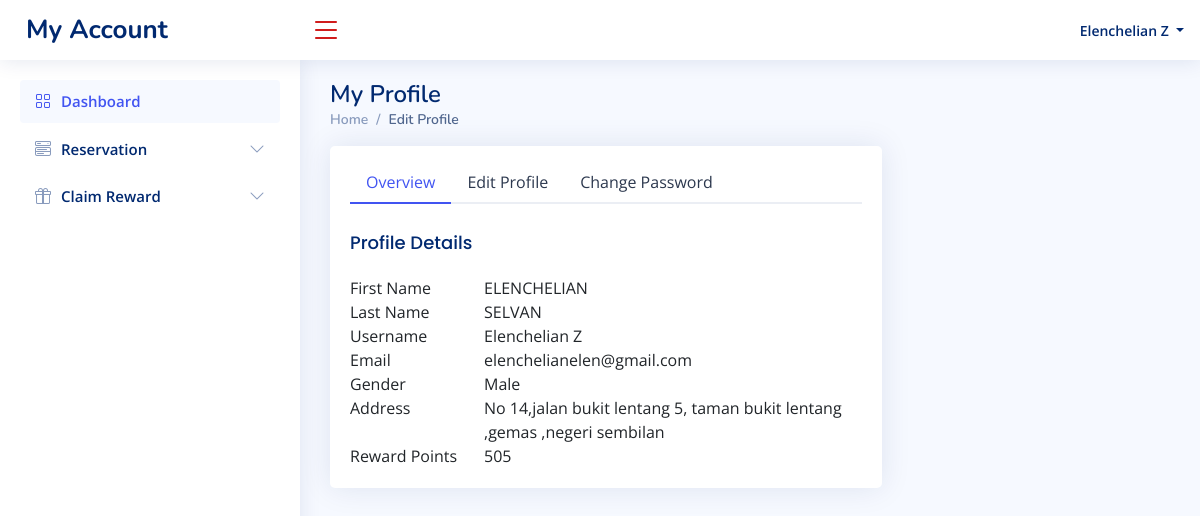
Screenshot of /User/edit_profile.php (signed in) with the database file from the repository.
### tables this page shows
CREATE TABLE `user` (
  `id` int(255) NOT NULL,
  `firstname` varchar(255) NOT NULL,
  `lastname` varchar(255) NOT NULL,
  `username` varchar(255) NOT NULL,
  `email` varchar(255) NOT NULL,
  `gender` varchar(255) NOT NULL,
  `address` varchar(255) NOT NULL,
  `password` varchar(255) NOT NULL,
  `reward_points` varchar(255) NOT NULL
);

### User/edit_profile.php (the view, shortened to what this page needs)
<?php
require_once 'pdo.php';
$conn = mysqli_connect("localhost", "root", "", "salon");
?>
<!DOCTYPE html>
<html lang="en">
<head>
  <link href="assets/vendor/bootstrap/css/bootstrap.min.css" rel="stylesheet">
  <link href="assets/vendor/bootstrap-icons/bootstrap-icons.css" rel="stylesheet">
  <link href="assets/vendor/boxicons/css/boxicons.min.css" rel="stylesheet">
  <link href="assets/vendor/quill/quill.snow.css" rel="stylesheet">
  <link href="assets/vendor/quill/quill.bubble.css" rel="stylesheet">
  <link href="assets/vendor/remixicon/remixicon.css" rel="stylesheet">
  <link href="assets/vendor/simple-datatables/style.css" rel="stylesheet">
  <link href="assets/css/style.css" rel="stylesheet">
</head>
<body>
  <header id="header" class="header fixed-top d-flex align-items-center">
    <div class="d-flex align-items-center justify-content-between">
      <a href="dashboard.php" class="logo d-flex align-items-center">
        <span class="d-none d-lg-block">My Account</span>
      </a>
      <i class="bi bi-list toggle-sidebar-btn"></i>
    </div>
    <nav class="header-nav ms-auto">
      <?php
      $sql = "SELECT * FROM user WHERE email='{$_SESSION["email"]}'";
      $result = mysqli_query($conn, $sql);
      if (mysqli_num_rows($result) > 0) {
        while ($row = mysqli_fetch_assoc($result)) {
      ?>
      <ul class="d-flex align-items-center">
        <li class="nav-item dropdown pe-3">
          <a class="nav-link nav-profile d-flex align-items-center pe-0" href="#" data-bs-toggle="dropdown">
            <span class="d-none d-md-block dropdown-toggle ps-2"><?php echo $row['username']; ?></span>
          </a>
        </li>
      </ul>
      <?php
        }
      }
      ?>
    </nav>
  </header>
  <aside id="sidebar" class="sidebar">
    <ul class="sidebar-nav" id="sidebar-nav">
      <li class="nav-item">
        <a class="nav-link " href="dashboard.php">
          <i class="bi bi-grid"></i>
          <span>Dashboard</span>
        </a>
      </li>
      <li class="nav-item">
        <a class="nav-link collapsed" data-bs-target="#components-nav" data-bs-toggle="collapse" href="#">
          <i class="bi bi-menu-button-wide"></i><span>Reservation</span><i class="bi bi-chevron-down ms-auto"></i>
        </a>
      </li>
      <li class="nav-item">
        <a class="nav-link collapsed" data-bs-target="#reward-nav" data-bs-toggle="collapse" href="#">
          <i class="bi bi-gift"></i><span>Claim Reward</span><i class="bi bi-chevron-down ms-auto"></i>
        </a>
      </li>
    </ul>
  </aside>
  <main id="main" class="main">
    <div class="pagetitle">
      <h1>My Profile</h1>
      <nav>
        <ol class="breadcrumb">
          <li class="breadcrumb-item">Home</li>
          <li class="breadcrumb-item active">Edit Profile</li>
        </ol>
      </nav>
    </div>
    <section class="section dashboard">
      <div class="row">
        <div class="center">
          <div class="row">
            <div class="col-xl-8">
              <div class="card">
                <div class="card-body pt-3">
                  <ul class="nav nav-tabs nav-tabs-bordered">
                    <li class="nav-item">
                      <button class="nav-link active" data-bs-toggle="tab" data-bs-target="#profile-overview">Overview</button>
                    </li>
                    <li class="nav-item">
                      <button class="nav-link" data-bs-toggle="tab" data-bs-target="#profile-edit">Edit Profile</button>
                    </li>
                    <li class="nav-item">
                      <button class="nav-link" data-bs-toggle="tab" data-bs-target="#profile-change-password">Change Password</button>
                    </li>
                  </ul>
                  <div class="tab-content pt-2">
                    <div class="tab-pane fade show active profile-overview" id="profile-overview">
                      <h5 class="card-title">Profile Details</h5>
                      <?php
                      $sql = "SELECT * FROM user WHERE email='{$_SESSION["email"]}'";
                      $result = mysqli_query($conn, $sql);
                      if (mysqli_num_rows($result) > 0) {
                        while ($row = mysqli_fetch_assoc($result)) {
                      ?>
                      <div class="row">
                        <div class="col-lg-3 col-md-4 label ">First Name</div>
                        <div class="col-lg-9 col-md-8"><?php echo $row['firstname']; ?></div>
                      </div>
                      <div class="row">
                        <div class="col-lg-3 col-md-4 label">Last Name</div>
                        <div class="col-lg-9 col-md-8"><?php echo $row['lastname']; ?></div>
                      </div>
                      <div class="row">
                        <div class="col-lg-3 col-md-4 label">Username</div>
                        <div class="col-lg-9 col-md-8"><?php echo $row['username']; ?></div>
                      </div>
                      <div class="row">
                        <div class="col-lg-3 col-md-4 label">Email</div>
                        <div class="col-lg-9 col-md-8"><?php echo $row['email']; ?></div>
                      </div>
                      <div class="row">
                        <div class="col-lg-3 col-md-4 label">Gender</div>
                        <div class="col-lg-9 col-md-8"><?php echo $row['gender']; ?></div>
                      </div>
                      <div class="row">
                        <div class="col-lg-3 col-md-4 label">Address</div>
                        <div class="col-lg-9 col-md-8"><?php echo $row['address']; ?></div>
                      </div>
                      <div class="row">
                        <div class="col-lg-3 col-md-4 label">Reward Points</div>
                        <div class="col-lg-9 col-md-8"><?php echo $row['reward_points']; ?></div>
                      </div>
                    </div>
                        <?php
                          }
                        }
                        ?>
                  </div>
                </div>
              </div>
            </div>
        </div>
        </div>
    </section>
  </main>
</body>
</html>

### User/assets/css/style.css (style rules this page uses)
:root { scroll-behavior: smooth; }
body { font-family: "Open Sans", sans-serif; background: #f6f9ff; color: #444444; }
a { color: #4154f1; text-decoration: none; }
h1, h2, h3, h4, h5, h6 { font-family: "Nunito", sans-serif; }
#main { margin-top: 60px; padding: 20px 30px; transition: all 0.3s; }
.pagetitle { margin-bottom: 10px; }
.pagetitle h1 { font-size: 24px; margin-bottom: 0; font-weight: 600; color: #012970; }
.card { margin-bottom: 30px; border: none; border-radius: 5px; box-shadow: 0px 0 30px rgba(1, 41, 112, 0.1); }
.card-title { padding: 20px 0 15px 0; font-size: 18px; font-weight: 500; color: #012970; font-family: "Poppins", sans-serif; }
.card-body { padding: 0 20px 20px 20px; }
.breadcrumb { font-size: 14px; font-family: "Nunito", sans-serif; color: #899bbd; font-weight: 600; }
.breadcrumb .breadcrumb-item::before { color: #899bbd; }
.breadcrumb .active { color: #51678f; font-weight: 600; }
.nav-tabs-bordered { border-bottom: 2px solid #ebeef4; }
.nav-tabs-bordered .nav-link { margin-bottom: -2px; border: none; color: #2c384e; }
.nav-tabs-bordered .nav-link.active { background-color: #fff; color: #4154f1; border-bottom: 2px solid #4154f1; }
.logo { line-height: 1; }
@media (min-width: 1200px) { .logo { width: 280px; } }
.logo span { font-size: 26px; font-weight: 700; color: #012970; font-family: "Nunito", sans-serif; }
.header { transition: all 0.5s; z-index: 997; height: 60px; box-shadow: 0px 2px 20px rgba(1, 41, 112, 0.1); background-color: #fff; padding-left: 20px; }
.header .toggle-sidebar-btn { font-size: 32px; padding-left: 10px; cursor: pointer; color: #ce1212; }
.header-nav ul { list-style: none; }
.header-nav>ul { margin: 0; padding: 0; }
.header-nav .nav-profile { color: #012970; }
.header-nav .nav-profile span { font-size: 14px; font-weight: 600; }
.sidebar { position: fixed; top: 60px; left: 0; bottom: 0; width: 300px; z-index: 996; transition: all 0.3s; padding: 20px; overflow-y: auto; scrollbar-width: thin; scrollbar-color: #aab7cf transparent; box-shadow: 0px 0px 20px rgba(1, 41, 112, 0.1); background-color: #fff; }
@media (min-width: 1200px) { #main, #footer { margin-left: 300px; } }
.sidebar-nav { padding: 0; margin: 0; list-style: none; }
.sidebar-nav li { padding: 0; margin: 0; list-style: none; }
.sidebar-nav .nav-item { margin-bottom: 5px; }
.sidebar-nav .nav-link { display: flex; align-items: center; font-size: 15px; font-weight: 600; color: #4154f1; transition: 0.3; background: #f6f9ff; padding: 10px 15px; border-radius: 4px; }
.sidebar-nav .nav-link i { font-size: 16px; margin-right: 10px; color: #4154f1; }
.sidebar-nav .nav-link.collapsed { color: #012970; background: #fff; }
.sidebar-nav .nav-link.collapsed i { color: #899bbd; }
.sidebar-nav .nav-link .bi-chevron-down { margin-right: 0; transition: transform 0.2s ease-in-out; }

### rows the page displays
user: username "Elenchelian Z", firstname "ELENCHELIAN", lastname "SELVAN", email "elenchelianelen@gmail.com", gender "Male", address "No 14,jalan bukit lentang 5, taman bukit lentang ,gemas ,negeri sembilan", reward_points "505"
